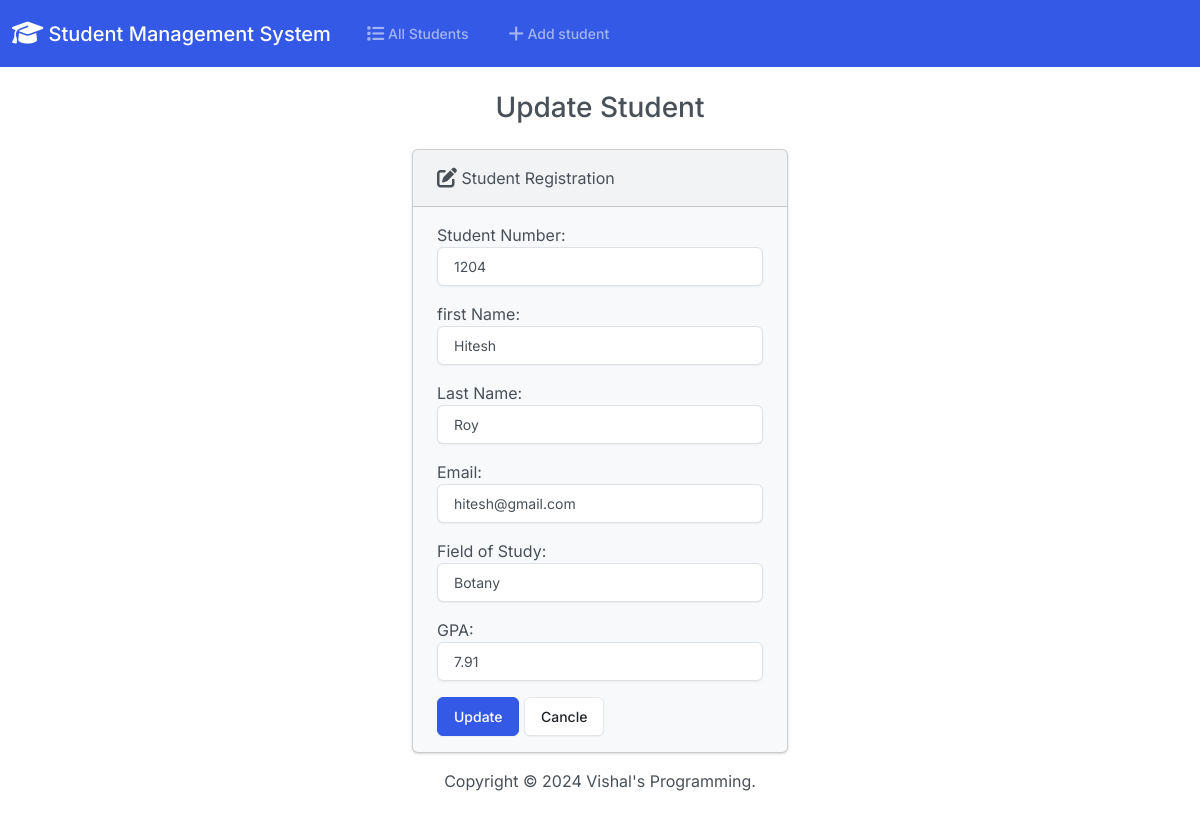
The page /edit/3/ on the database its author committed.
### students/models.py (models this page shows, shortened)
class Students(models.Model):
    student_number = models.PositiveIntegerField()
    first_name = models.CharField(max_length=50)
    last_name = models.CharField(max_length=50)
    email = models.EmailField(max_length=100)
    field_of_study = models.CharField(max_length=50)
    gpa = models.FloatField()

### students/views.py (the view)
# urls.py: path('edit/<int:id>/', views.edit, name='edit'),
def edit(request, id):
    if request.method == 'POST':
        student = Students.objects.get(pk=id)
        form = StudentForm(request.POST, instance=student)
        if form.is_valid():
            form.save()
            return render(request, 'students/edit.html',{
                'form':form,
                'success':True
            })
    else:
        student = Students.objects.get(pk=id)
        form = StudentForm(instance=student)
    return render(request, 'students/edit.html',{
        'form':form
    })

### students/forms.py
class StudentForm(forms.ModelForm):
    class Meta:
        model = Students
        fields = ['student_number','first_name', 'last_name', 'email','field_of_study', 'gpa']
        labels = {
            'student_number':'Student Number',
            'first_name':'first Name',
            'last_name':'Last Name',
            'email':'Email',
            'field_of_study':'Field of Study',
            'gpa':'GPA'
        }
        widgets = {
            'student_number': forms.NumberInput(attrs={'class':'form-control'}),
            'first_name': forms.TextInput(attrs={'class':'form-control'}),
            'last_name': forms.TextInput(attrs={'class':'form-control'}),
            'email' : forms.EmailInput(attrs={'class':'form-control'}),
            'field_of_study': forms.TextInput(attrs={'class':'form-control'}),
            'gpa':forms.NumberInput(attrs={'class':'form-control'}),
        }

### students/templates/students/edit.html (shortened to what this page needs)
{% extends "students/base.html" %}
{% block body %}
<h3 class="text-center m-4">Update Student</h3>
    {% if success %}
    <div class="alert alert-success" role='alert'>
        The Student updated successfully.
        <a href="{% url 'index' %}" class="alert-link"> Update Student Records</a>
    </div>
    {% else %}
    <div class="row justify-content-center">
        <div class="col-4">
            <div class="card bg-light mb-3">
                <div class="card-header">
                    <i class="fa-solid fa-pen-to-square fa-lg"></i>
                     Student Registration
                </div>
                <div class="card-body">
                    <form method='POST'>
                        {{ form.as_p }}
                        <button type="submit" class='btn btn-primary'>Update</button>
                        <a href="{% url 'index' %}" class="btn btn-secondary">Cancle</a>
                    </form>
                </div>
              </div>
        </div>
    </div>
    {% endif %}
{% endblock %}

### rows shown on the page
Students: student_number "1204", first_name "Hitesh", last_name "Roy", email "hitesh@gmail.com", field_of_study "Botany", gpa "7.91"
